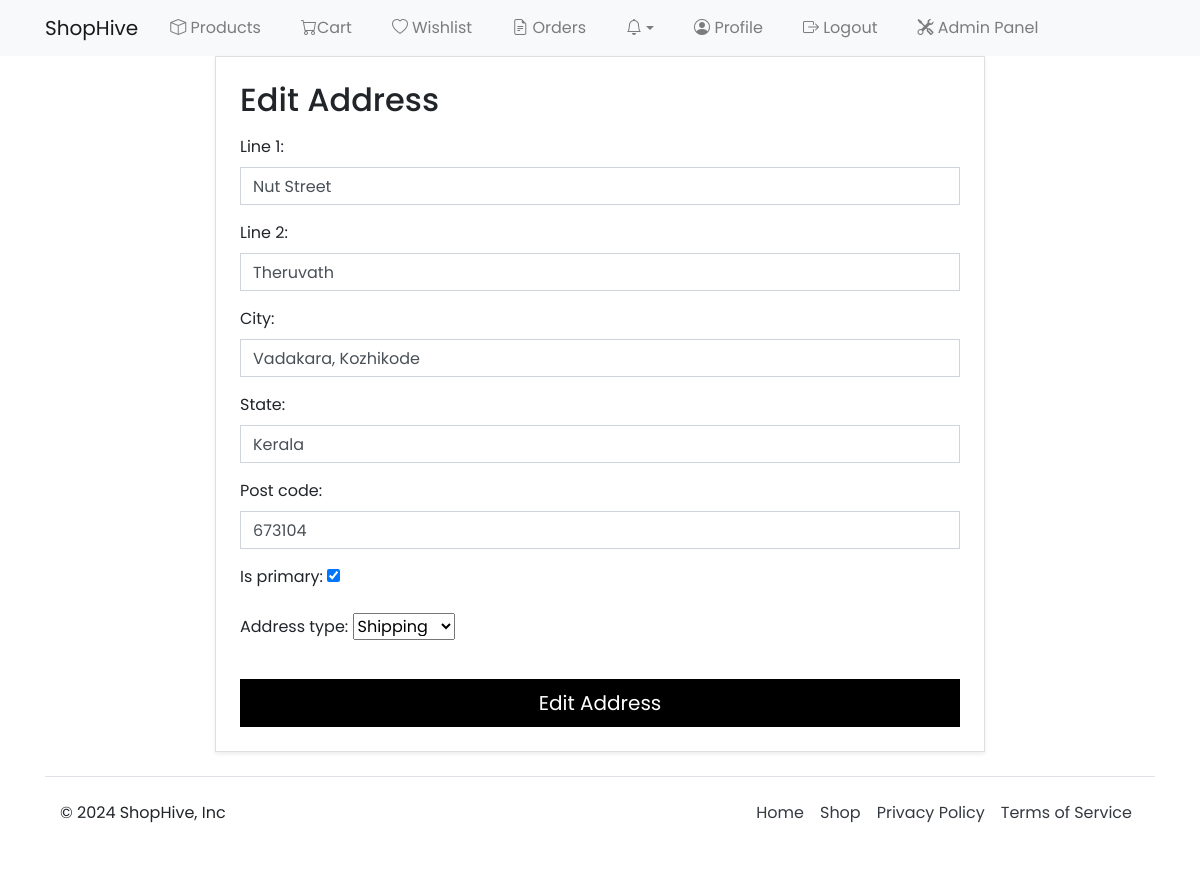
Screenshot of /edit-address/1/ (signed in) with the database file from the repository.
### ecommerce_app/models.py (models this page shows, shortened)
class Address(models.Model):
    ADDRESS_TYPES = [
        ("billing", "Billing"),
        ("shipping", "Shipping"),
        ("office", "Office"),
        ("home", "Home"),
    ]
    user = models.ForeignKey(
        UserProfile, on_delete=models.CASCADE, related_name="addresses"
    )
    line_1 = models.TextField()
    line_2 = models.TextField(null=True, blank=True)
    city = models.CharField(max_length=50)
    state = models.CharField(max_length=50)
    post_code = models.CharField(max_length=6)
    is_primary = models.BooleanField(default=False)
    address_type = models.CharField(max_length=20, choices=ADDRESS_TYPES)

### ecommerce_app/views.py (the view)
# urls.py: path("edit-address/<int:address_id>/", views.edit_address, name="edit_address"),
@login_required
def edit_address(request, address_id):
    address = get_object_or_404(Address, id=address_id)
    if request.method == "POST":
        form = AddressForm(request.POST, instance=address)
        if form.is_valid():
            form.save()
            messages.success(request, "Address updated successfully!")
            return redirect("app:view_profile")
    else:
        form = AddressForm(instance=address)
    return render(request, "app/edit_address.html", {"form": form})

### ecommerce_app/forms.py
class AddressForm(forms.ModelForm):
    class Meta:
        model = Address
        fields = [
            "line_1",
            "line_2",
            "city",
            "state",
            "post_code",
            "is_primary",
            "address_type",
        ]
        widgets = {
            "line_1": forms.TextInput(
                attrs={"class": "form-control", "placeholder": "Address Line 1"}
            ),
            "line_2": forms.TextInput(
                attrs={
                    "class": "form-control",
                    "placeholder": "Address Line 2 (Optional)",
                }
            ),
            "city": forms.TextInput(
                attrs={"class": "form-control", "placeholder": "City"}
            ),
            "state": forms.TextInput(
                attrs={"class": "form-control", "placeholder": "State"}
            ),
            "post_code": forms.TextInput(
                attrs={"class": "form-control", "placeholder": "Post Code"}
            ),
            "is_primary": forms.CheckboxInput(attrs={"class": "form-check-inline"}),
            "address_type": forms.Select(attrs={"class": "form-select"}),
        }

### ecommerce_app/models.py (called while the page is built)
    def total_items(self):
        return self.cart_products.count()

### ecommerce_app/templates/app/edit_address.html (shortened to what this page needs)
{% extends "./base.html" %}
{% block content %}
<div class="col-lg-8 col-md-10 mx-auto">
    <div class="card p-4 shadow-sm">
        <h2 class="fw-bold mb-3">Edit Address</h2>
        <form method="post">
            <div class="mb-3">
                {{ form.as_p }}
            </div>
            <button type="submit" class="btn btn-black btn-lg w-100 mt-3">Edit Address</button>
        </form>
    </div>
</div>
{% endblock %}

### static/css/styles.css (style rules this page uses)
body { font-family: "Poppins", sans-serif; font-weight: 400; }
.btn-black { background-color: #000; color: #fff; }
.btn { border-radius: 0px; }
.form-control { border-radius: 0px; }
.card { border-radius: 0px; }

### rows the page displays
Address: line_1 "Nut Street", line_2 "Theruvath", city "Vadakara, Kozhikode", state "Kerala", post_code "673104", is_primary "☑", address_type "Shipping"
